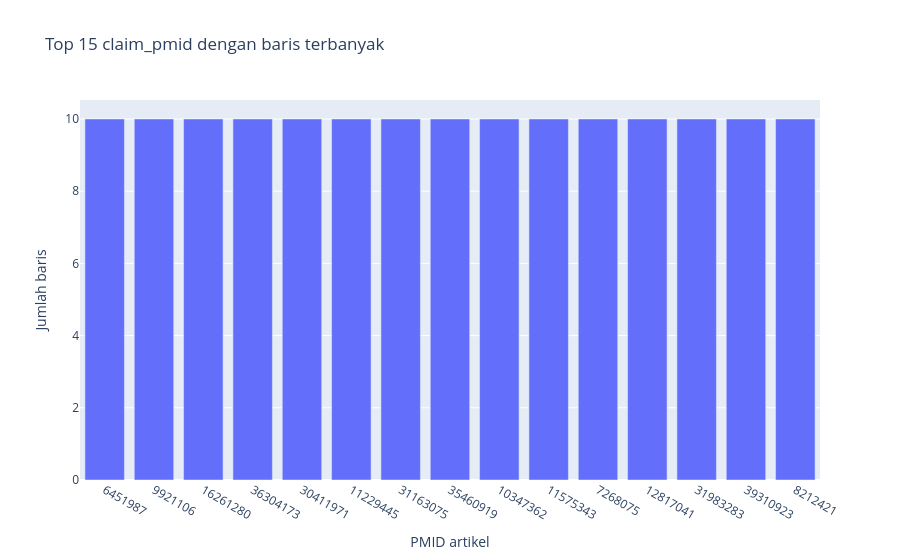

The notebook cell saved with this chart:
### Markdown cell above
## Visualisasi 6: Artikel Sumber dengan Klaim Turunan Terbanyak

Satu `claim_pmid` dapat muncul pada banyak baris karena dipasangkan dengan banyak artikel `source`. Berikut 15 artikel yang paling banyak muncul.

### Code cell
klaim_per_pmid = lf.group_by('claim_pmid').agg(pl.len().alias('jumlah_klaim'))

top_pmid = klaim_per_pmid.sort('jumlah_klaim', descending=True).head(15).collect(engine='streaming')
statistik_pmid = klaim_per_pmid.select(
    pl.len().alias('jumlah_pmid'),
    pl.col('jumlah_klaim').mean().alias('rata_rata'),
    pl.col('jumlah_klaim').median().alias('median'),
    pl.col('jumlah_klaim').max().alias('maks'),
).collect(engine='streaming')

fig6 = px.bar(
    top_pmid, x='claim_pmid', y='jumlah_klaim',
    title='Top 15 claim_pmid dengan baris terbanyak',
    labels={'claim_pmid': 'PMID artikel', 'jumlah_klaim': 'Jumlah baris'},
)
fig6.update_xaxes(type='category')
fig6.show()
statistik_pmid

### Figure 1 — Plotly figure (JSON) as saved in the notebook; plotly's stock layout.template omitted (floating-point values rounded to 4 significant figures)
{"data": [{"hovertemplate": "PMID artikel=%{x}<br>Jumlah baris=%{y}<extra></extra>", "legendgroup": "", "marker": {"color": "#636efa", "pattern": {"shape": ""}}, "name": "", "orientation": "v", "showlegend": false, "textposition": "auto", "type": "bar", "x": ["6451987", "9921106", "16261280", "36304173", "30411971", "11229445", "31163075", "35460919", "10347362", "11575343", "7268075", "12817041", "31983283", "39310923", "8212421"], "xaxis": "x", "y": [10, 10, 10, 10, 10, 10, 10, 10, 10, 10, 10, 10, 10, 10, 10], "yaxis": "y"}], "layout": {"barmode": "relative", "legend": {"tracegroupgap": 0}, "title": {"text": "Top 15 claim_pmid dengan baris terbanyak"}, "xaxis": {"anchor": "y", "domain": [0.0, 1.0], "title": {"text": "PMID artikel"}, "type": "category"}, "yaxis": {"anchor": "x", "domain": [0.0, 1.0], "title": {"text": "Jumlah baris"}}}}
